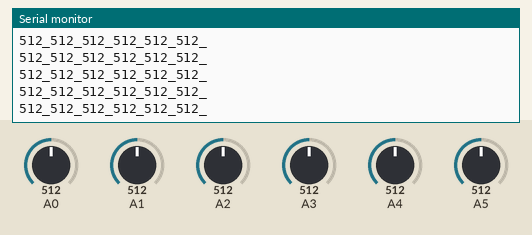
The sketch below on a simulated Arduino Uno, built with avr-gcc and run on an emulated ATmega328P. Parts: the last lines printed to the serial monitor. The inputs (shaded band) are chosen by the test bench; at power-on: A1 = 512, A0 = 512, A2 = 512, A3 = 512, A4 = 512, A5 = 512.

Above: at 2.7 s.
2.8 s: A1 set to 108
At 2.85 s:
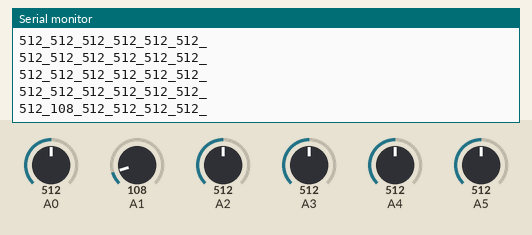
5.8 s: A1 set to 91
At 5.89 s:
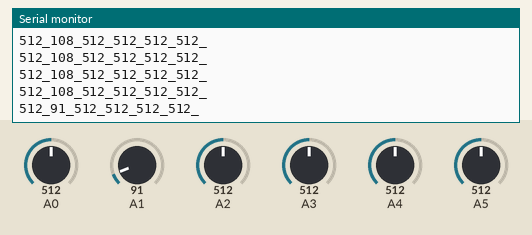
Timing chart, 0 to 8.8 s (numbered marks = the images above; inputs shaded):
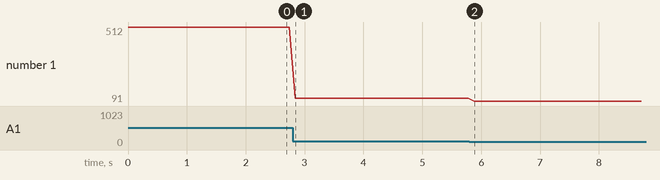

Measured:
- after the input at 2.8 s, the serial monitor: prints a new line at once (image 1)
- after the input at 5.8 s, the serial monitor: prints a new line after 0.08 s (image 2)
- plotted number 1: 512 → 108 after the input at 2.8 s, 108 → 91 after the input at 5.8 s

The sketch:

RobotHandMaster.ino
```cpp
//송신부 프로그램
#define ZERO 0 // flex 센서 10k옴 초기값
#define MAX 1023
#define SIZE 6

// int handZero[SIZE] = {220, 412, 750, 550, 270,0};
// int handMax[SIZE]  = {850, 1023, 0, 0, 1023,180};

void setup() {
  Serial.begin(9600);   //통신속도 9600
}

void loop() {
  String sendVal = "";

  for (int i = 0; i < 6; i++)
  {
    int val = analogRead(A0 + i);
    // int vmap = map(val, handZero[i], handMax[i], 0, 180);
    //if (vmap > 179) vmap = 179;
    sendVal += val;
    sendVal += "_";
  }
  Serial.println(sendVal);
  delay(100);
}
```
